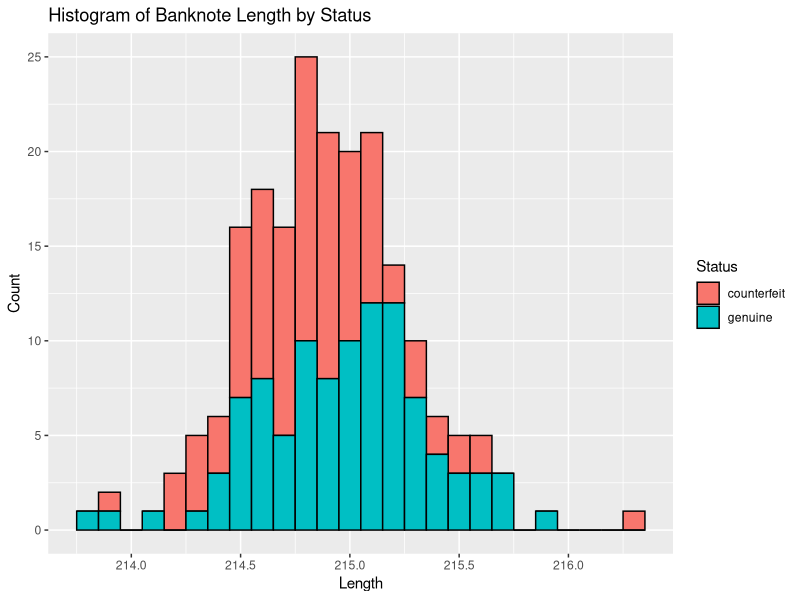

Generate this figure with R:
## ---- chunk 1
library(mclust)
data(banknote)

library(ggplot2)

# Create a histogram with fill colors
ggplot(banknote, aes(x = Length, fill = Status)) +
  geom_histogram(binwidth = 0.1, color = "black") +
  labs(title = "Histogram of Banknote Length by Status",
       x = "Length",
       y = "Count")
  
